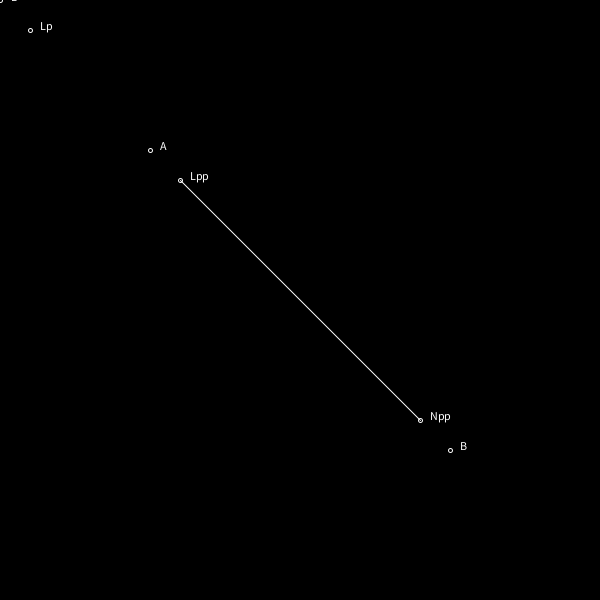
Frame 1 (no input)
Frame 2 (the mouse pressed at the canvas centre, redrawn once): identical to frame 1, image omitted

The Processing sketch that drew this single still picture (run headless with seeded random() and noise(); the mouse was pressed at the canvas centre and the sketch redrawn once):

// Processing sketch: vectorshit
// ── vectorshit.pde
PVector A, B;

void setup() {
  size(600,600);
  A = new PVector(width / 4, height / 4);
  B = new PVector(width * 0.75, height * 0.75);
  
  
}

void draw() {
  background(0);
  drp(A, "A");
  drp(B, "B");
  
  PVector L = PVector.sub(B,A);
  float dist = PVector.dist(A,B);
  L.normalize();
  PVector Lp = PVector.fromAngle(L.heading());
  Lp.mult(dist * 0.1);
  PVector Lpp = PVector.add(A, Lp);//.mult(dist * 0.1);
  
  
  PVector N = PVector.sub(A,B);
  N.normalize();
  PVector Np = PVector.fromAngle(N.heading());
  Np.mult(dist * 0.1);
  PVector Npp = PVector.add(B, Np);
  //Npp.mult(1.1);
  
  //L.mult(dist * 0.9);
  //L.add(A);
  drp(L, "L");
  drp(Lp, "Lp");
  drp(Lpp, "Lpp");
  drp(Npp, "Npp");
  //drln(A,B);
  //drln(A,L);
  //drln(A,Lp);
  drln(Lpp, Npp);
  
  noLoop();
}


void drp(PVector a, String name) {
  stroke(255);
  noFill();
  ellipse(a.x, a.y, 4, 4);
  text(name, a.x + 10, a.y);
  println(name + " (" + int(a.x) + "," + int(a.y) + ")");
}

void drln(PVector a, PVector b) {
  stroke(255);
  line(a.x, a.y, b.x, b.y);
}
